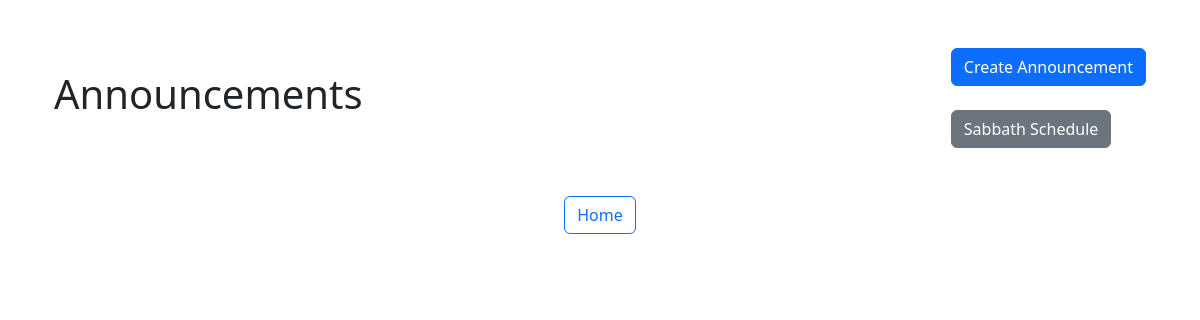
The page /announcements (signed in) on the database as committed earlier.
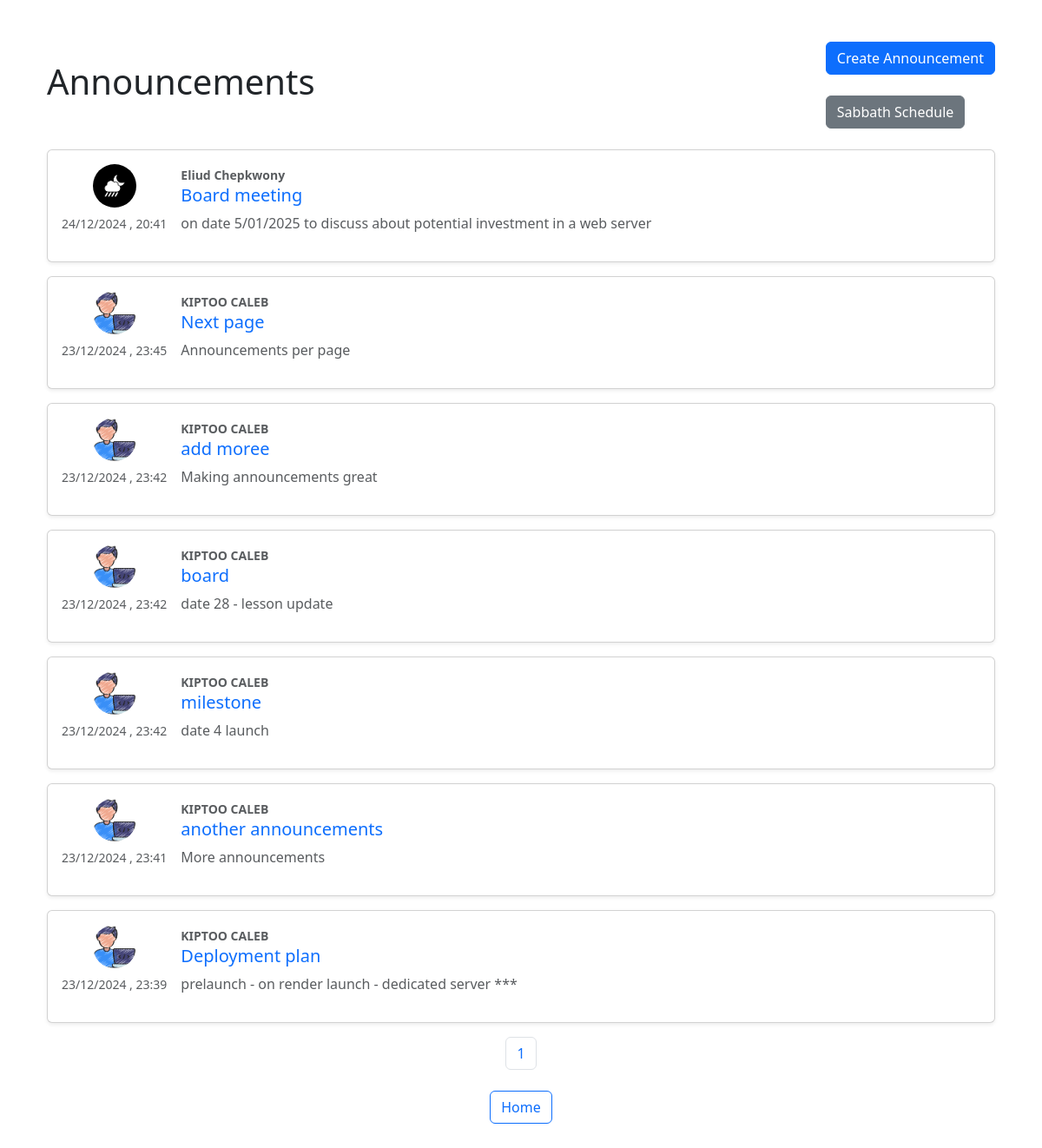
The same page on the database as committed later.
### application/models.py (models this page shows, shortened)
class Announcement(db.Model):
    id = db.Column(db.Integer, primary_key=True)
    title = db.Column(db.String(100), nullable=False)
    content = db.Column(db.Text, nullable=False)
    date_posted = db.Column(db.DateTime, nullable=False, default=datetime.utcnow)
    user_id = db.Column(db.Integer, db.ForeignKey('user.id'), nullable=False)

class User(db.Model, UserMixin):
    id = db.Column(db.Integer, primary_key=1)
    firstname = db.Column(db.String(20), nullable=False)
    lastname = db.Column(db.String(20),  nullable=False)
    email = db.Column(db.String(120), unique=1, nullable=0)
    username = db.Column(db.String(20), unique=True, nullable=False)
    role = db.Column(db.String(20), nullable=False, default='member')
    branch = db.Column(db.String(20), nullable=False)
    date_of_birth = db.Column(db.Date, nullable=False)
    image_file = db.Column(db.String(20), nullable=False, default='default.jpg')
    password = db.Column(db.String(60), nullable=False)
    posts = db.relationship('Announcement', backref='author', lazy=True)

### application/routes.py (the view)
@app.route('/announcements')
def announcements():
  if not (current_user.is_authenticated):
    abort(403)
  if current_user.branch != 'kaborok':
    abort(403)
  page = request.args.get('page', 1, type=int)
  announcements=Announcement.query.order_by(Announcement.date_posted.desc()).paginate(page=page, per_page=15)
  return render_template('announcements.html', title='Announcement', announcements=announcements)

### application/models.py (called while the page is built)
@login_manager.user_loader
def load_user(user_id):
    return User.query.get(int(user_id))

### application/templates/announcements.html
{% extends "layout.html" %}
{% block content %}
<div class="container py-4">
  <div class="d-flex justify-content-between align-items-center mb-4">
    <h1 class="display-6">Announcements</h1> <br>
    <div>
      <a href="{{ url_for('create_announcement') }}" class="btn btn-primary">Create Announcement</a> <br> <br>
      <a href="{{ url_for('sabbath_schedule') }}" class="btn btn-secondary">Sabbath Schedule</a>
    </div>
  </div>
  {% for announcement in announcements %}
    <div class="card mb-3 shadow-sm">
      <div class="card-body d-flex align-items-start">
        <div class="d-flex flex-column align-items-center me-3" style="min-width: 60px;">
          <img src="{{ url_for('static', filename='profile_pics/' + announcement.author.image_file) }}" alt="Author" class="rounded-circle" style="width: 50px; height: 50px; object-fit: cover;">
          <small class="text-muted mt-2">{{ announcement.date_posted.strftime('%d/%m/%Y , %H:%M') }}</small>
        </div>
        <div class="flex-grow-1">
            <b><small class="text-muted mt-2">{{ announcement.author.firstname }} {{announcement.author.lastname}}</small></b>
          <h5>
            <a href="{{ url_for('show_announcement', announcement_id=announcement.id) }}" class="text-decoration-none text-primary">
              {{ announcement.title }}
            </a>
          </h5>
          <p class="text-muted">{{ announcement.content }}</p>
        </div>
      </div>
    </div>
  {% endfor %}
  <nav aria-label="Announcements pagination">
    <ul class="pagination justify-content-center">
      {% for page_num in announcements.iter_pages() %}
        {% if page_num %}
          <li class="page-item">
            <a class="page-link" href="{{ url_for('announcements', page=page_num) }}">{{ page_num }}</a>
          </li>
        {% else %}
          <li class="page-item disabled"><span class="page-link">...</span></li>
        {% endif %}
      {% endfor %}
    </ul>
  </nav>
  <footer class="text-center mt-4">
    <a href="{{ url_for('home') }}" class="btn btn-outline-primary">Home</a>
  </footer>
</div>
{% endblock content %}

### application/templates/layout.html (shortened to what this page needs)
<!DOCTYPE html>
<html lang="en">
<head>
  <link href="https://cdn.jsdelivr.net/npm/bootstrap@5.3.0/dist/css/bootstrap.min.css" rel="stylesheet">
</head>
<body>
  <div class="container py-4">
    {% block content %}
    {% endblock content %}
  </div>
</body>
</html>

Rows that differ between the two databases and show on the page:
added Announcement: image_file (picture), date_posted "24/12/2024 , 20:41", author.firstname "Eliud", author.lastname "Chepkwony", title "Board meeting", content "on date 5/01/2025 to discuss about potential investment in a web server"
added Announcement: image_file (picture), date_posted "23/12/2024 , 23:45", author.firstname "KIPTOO", author.lastname "CALEB", title "Next page", content "Announcements per page"
added Announcement: image_file (picture), date_posted "23/12/2024 , 23:42", author.firstname "KIPTOO", author.lastname "CALEB", title "add moree", content "Making announcements great"
added Announcement: image_file (picture), date_posted "23/12/2024 , 23:42", author.firstname "KIPTOO", author.lastname "CALEB", title "board", content "date 28 - lesson update"
added Announcement: image_file (picture), date_posted "23/12/2024 , 23:42", author.firstname "KIPTOO", author.lastname "CALEB", title "milestone", content "date 4 launch"
added Announcement: image_file (picture), date_posted "23/12/2024 , 23:41", author.firstname "KIPTOO", author.lastname "CALEB", title "another announcements", content "More announcements"
added Announcement: image_file (picture), date_posted "23/12/2024 , 23:39", author.firstname "KIPTOO", author.lastname "CALEB", title "Deployment plan", content "prelaunch - on render launch - dedicated server ***"
Other text that changed with them:
new list line: "1"
